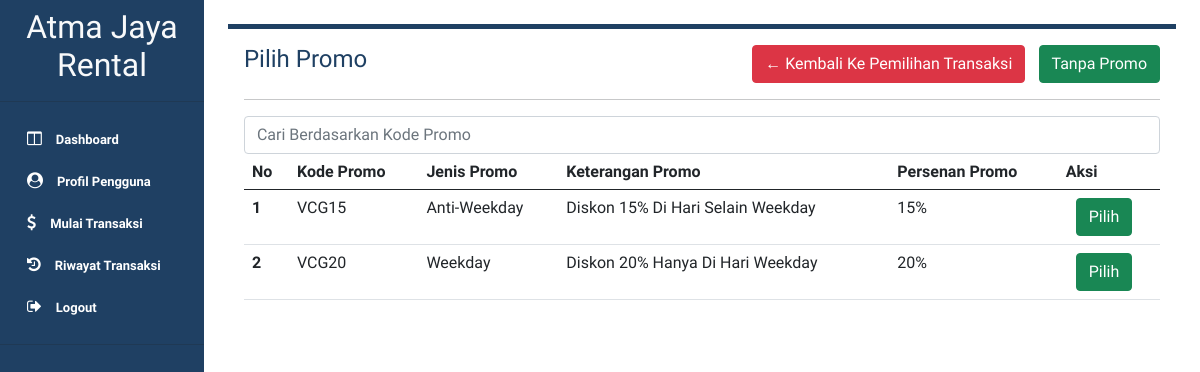
Page /page/listPromoCustomerPage.php (signed in) on the committed database.
### tables this page shows
CREATE TABLE `promo` (
  `ID_PROMO` bigint(16) NOT NULL,
  `KODE_PROMO` varchar(32) DEFAULT NULL,
  `JENIS_PROMO` varchar(32) DEFAULT NULL,
  `KETERANGAN_PROMO` varchar(60) DEFAULT NULL,
  `PERSENAN_PROMO` float DEFAULT NULL,
  `STATUS_PROMO` tinyint(1) DEFAULT NULL,
  `AKTIVASI_PROMO` tinyint(1) DEFAULT 1
);

### page/listPromoCustomerPage.php (the view, shortened to what this page needs)
<?php
    include '../component/sidebarCustomer.php'
?>
<?php
    include '../db.php';
    $id_mobil = $_GET['id_mobil'];
    $id_driver = $_GET['id_driver'];
?>
    <div class="container p-3 m-4 h-100" style="background-color: #FFFFFF; border-top: 5px solid #1f4063; boxshadow: 0 4px 8px 0 rgba(0, 0, 0, 0.2), 0 6px 20px 0 rgba(0, 0, 0, 0.19);" >
        <div class="title" style="justify-content: space-between; display: flex;">
            <h4 style="color: #1f4063;">Pilih Promo</h4>
            <div>
                <a href="./getStartedPage.php">
                    <button type="button" class="btn btn-danger">← Kembali Ke Pemilihan Transaksi</button>
                </a>
                <a href="../process/createTransaksiProcess.php?id_mobil=<?php echo $id_mobil; ?>&id_driver=<?php echo $id_driver; ?>&id_promo=<?php echo NULL; ?>" onclick="return confirm('Apakah Anda Yakin Tidak Ingin Menggunakan Promo?')">
                    <button type="button" class="btn btn-success">Tanpa Promo</button>
                </a>
            </div>
        </div>
        <hr>
            <table class="table">
            <thead>
                <tr>
                <th scope="col">No</th>
                <th scope="col">Kode Promo</th>
                <th scope="col">Jenis Promo</th>
                <th scope="col">Keterangan Promo</th>
                <th scope="col">Persenan Promo</th>
                <th scope="col">Aksi</th>
                </tr>
            </thead>
            <form action="./listPromoCustomerPage.php?id_mobil=<?php echo $id_mobil; ?>&id_driver=<?php echo $id_driver; ?>" method="post">
                <input class="form-control" id="kode_promo" name="kode_promo" placeholder="Cari Berdasarkan Kode Promo" aria-describedby="emailHelp">
            </form>
            <tbody>
                <?php
                if(isset($_POST['cari'])){
                    include('../db.php');
                    $kode_promo = $_POST['kode_promo'];
                    $query = mysqli_query($con, "SELECT * FROM promo WHERE kode_promo LIKE '%$kode_promo%' AND status_promo=1 AND aktivasi_promo=1") or die(mysqli_error($con));
                }else{
                    $query = mysqli_query($con, "SELECT * FROM promo WHERE status_promo=1 AND aktivasi_promo=1") or die(mysqli_error($con));
                }
                if(mysqli_num_rows($query) == 0) {
                    echo '<tr> <td colspan="7"> Tidak Ada Promo Yang Tersedia </td> </tr>';
                }else{
                    $no = 1;
                    while($data = mysqli_fetch_array($query)){
                    echo'
                        <tr>
                            <th scope="row">'.$no.'</th>
                            <td>'.$data[1].'</td>
                            <td>'.$data[2].'</td>
                            <td>'.$data[3].'</td>
                            <td>'.$data[4].'%</td>
                            <td>
                                <a href="../process/createTransaksiProcess.php?id_mobil='.$id_mobil.'&id_driver='.$id_driver.'&id_promo='.$data[0].'"
                                    onClick="return confirm ( \'Apakah Anda Yakin Ingin Memilih Promo Ini?\')">
                                    <button type="button" class="btn btn-success">Pilih</button>
                                </a>
                            </td>
                        </tr>';
                    $no++;
                    }
                }
            ?>
            </tbody>
            </table>
    </div>
    </aside>

### style.css (style rules this page uses)
* { font-family: 'Quicksand', sans-serif; }

### component/sidebarCustomer.php (style rules this page uses)
* { font-family: "Quicksand", sans-serif; }
a { padding-left: 10px; font-size: 13px; text-decoration: none; color: white; }

### rows in the picture
promo: KODE_PROMO "VCG15", JENIS_PROMO "Anti-Weekday", KETERANGAN_PROMO "Diskon 15% Di Hari Selain Weekday", PERSENAN_PROMO "15"
promo: KODE_PROMO "VCG20", JENIS_PROMO "Weekday", KETERANGAN_PROMO "Diskon 20% Hanya Di Hari Weekday", PERSENAN_PROMO "20"
